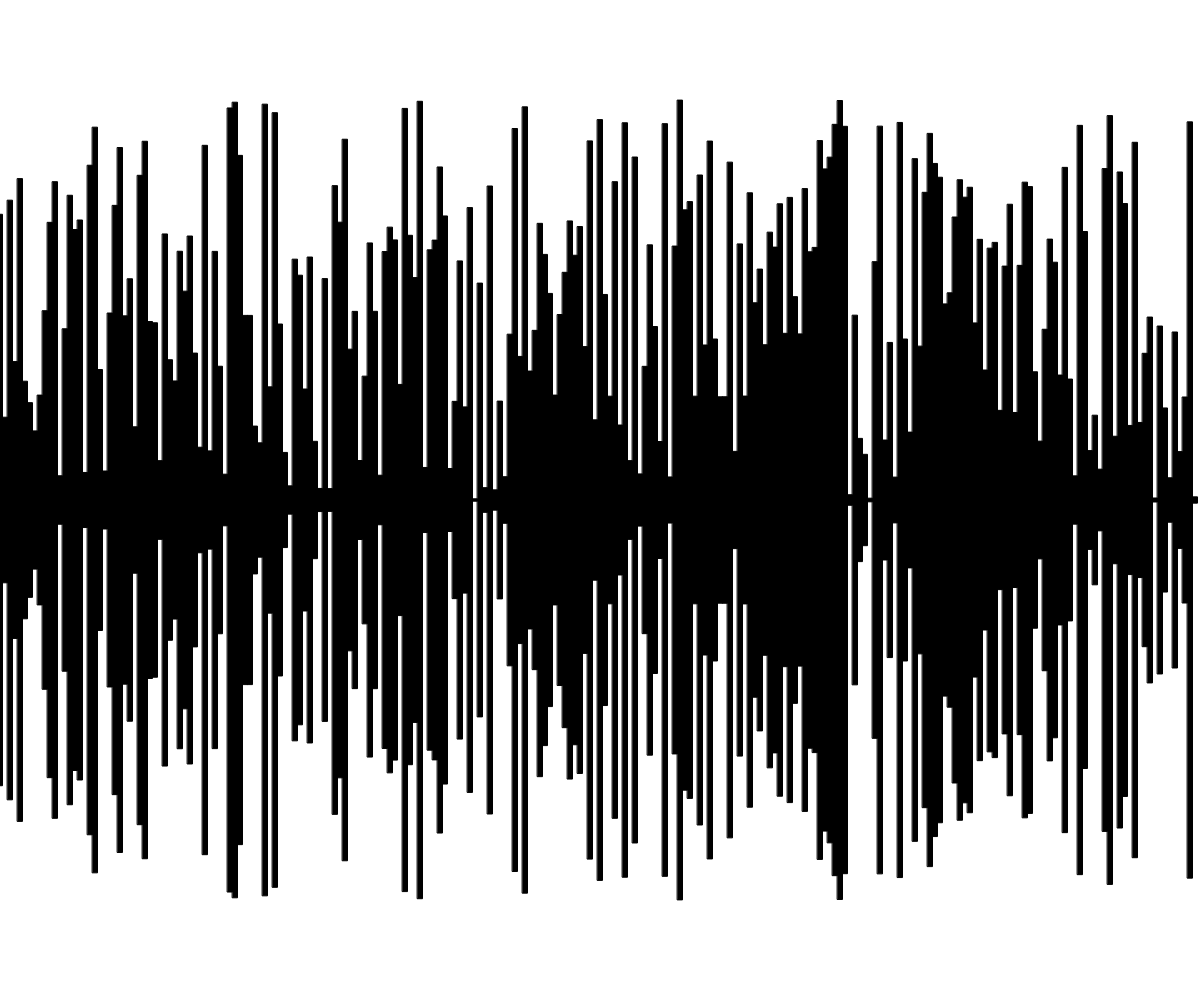
Frame 1 (no input)
Frame 60 (no input): identical to frame 1, image omitted
Frame 120 (the mouse pressed at the canvas centre since frame 60): identical to frame 1, image omitted

The p5.js sketch that drew this single still picture (run headless with seeded random() and noise() and a simulated clock; from frame 60 on, the mouse is pressed at the canvas centre):

// p5.js sketch
// ── sketch.js
// Terrain Gneration Starter
// Tanya
// 11 March
// Procedurally generated 2D Terrain

//Global Variable
let rectWidth = 5;

function setup() {
  createCanvas(windowWidth, windowHeight);
  background(255);
  rectMode(CENTER);
  drawRectangles();
}

function draw() {
}

function drawRectangles(){
  //using single loop, generate a bunch of side to side rectangles
  //of varying height(pattern, random, noice)
  let rectHeight;
  fill(0);
  for(let x = 0; x < width; x += rectWidth){
    //option 1 - pattern
    //rectHeight = x;

    //option 2 - random()
    rectHeight = random(0, height*0.8);
    rect(x, height/2, rectWidth, rectHeight);
  }
}
